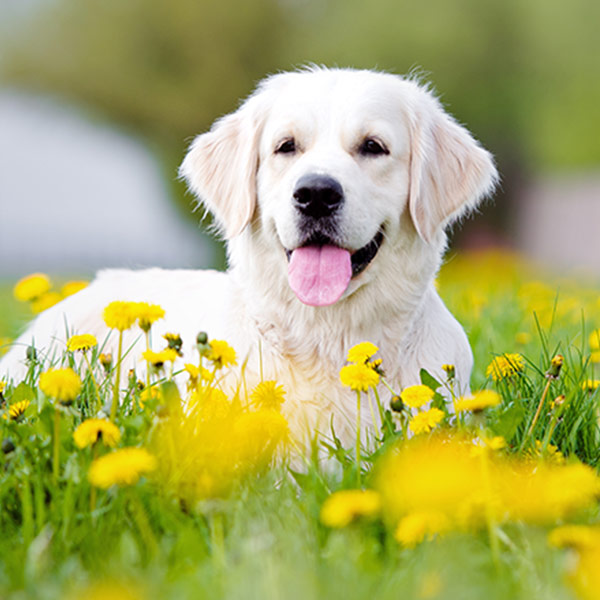
#> input picture report1/dog.jpg, 600 x 600 px
$ jupyter execute --allow-errors b-1.ipynb   (shell and % lines are left out)   (Python 2 division)
#> lines starting #> are read from the running program, lines starting #| are printed output that depends on the picture; after the words box and inside, x2 and y2 are one past the last pixel; in counts of white or black regions, pixels touching at a corner belong together
[cell 1]
import math
import numpy as np

[cell 2]
class Conv:
  def __init__(self,c,h,w,n_filter,pad=0,stride=1,relu=True, seed=0):
    self.filter=(c,w,h)
    self.filter_c=c; self.filter_h=h; self.filter_w=w
    self.n_filter=n_filter
    self.pad=pad
    self.stride=stride
    self.relu=relu
    n_in=c*w*h
    self.n_in=n_in
    n_out=n_filter
    # 学習パラメータは, 重み行列w(=フィルタ), バイアス項b
    # サイズは以下の通り
    self.size_w = (n_out,n_in)
    self.size_b = (n_out,1)
    # w,b は全結合層の学習パラメータ．
    # ReLuも全結合の中にいれてある．
    # ReLU=Trueのときは，Heの初期値．Falseのときは，Xavierの初期値とする．
    # xは直前のforward計算時の入力値．BPの計算時に必要．
    np.random.seed(seed) # 同じ初期値を再現できるように seed を指定します．
    if relu:
      self.w=np.random.normal(0, math.sqrt(2.0/n_in), self.size_w) # Heの初期値
      self.relu0=None # ReLUの順伝搬時に０以下で値が伝搬されない要素のインデックスを記録．BP時に利用．
    else:
      self.w=np.random.normal(0, math.sqrt(1.0/n_in), self.size_w) # Xavierの初期値
    self.b=np.zeros((n_out,1))
    self.x=np.zeros((n_in,1))
    #　誤差逆伝搬(Back-Propagation時の勾配を記録する変数)
    self.dEdx=np.zeros((n_in,1)) # dE/dx を表す　BPの時に直前レイヤに伝わる勾配でδと表現されます．
    self.dEdw=np.zeros((n_out,n_in)) # dE/dw を表す
    self.dEdb=np.zeros((n_out,1)) # dE/db を表す
    self.count=0
    # 以下，MomentamSDGのための設定
    self.mdw=np.zeros((n_out,n_in))
    self.mdb=np.zeros((n_out,1))

# forward は __call__ を使って定義する．im2col + 行列積和．
  # [94 lines left out: functions __call__, backward, im2col, col2im, clear_grad, update and 1 more, not called in this run]

[cell 3]
from skimage import feature,filters
from PIL import Image
import os
import sys

[cell 4]
img_org = Image.open('dog.jpg').resize((320,240))
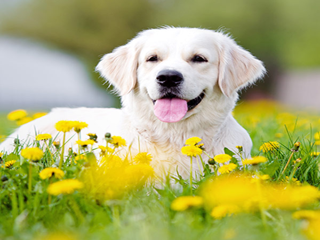
#> img_org: PIL image 320x240 RGB; mean R, G, B 171.1, 173, 104.5
img = np.array(img_org, dtype=np.uint8)
grey = np.array(img_org.convert('L'), dtype=np.uint8)
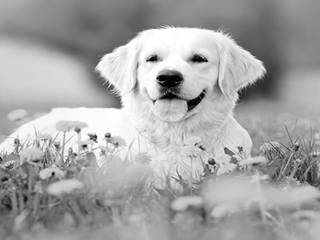
#> grey: shape (240, 320); min 0, max 255, mean 164.6
edge = feature.canny(grey,sigma=2)  # Canny でエッジ抽出
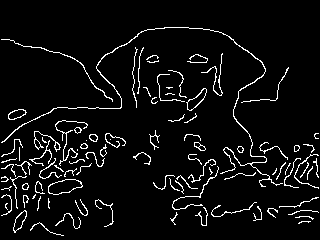
#> edge: shape (240, 320) bool; 5.7% white in thin lines or dots, all inside (x1, y1, x2, y2) = (1, 27, 319, 236)
# edge = filters.sobel(grey) # Sobel でエッジ抽出
edge = edge * 255

[cell 5]
from matplotlib import pyplot as plt
# 以下の２行はJupyter環境の場合のみ必要
from IPython import display

# エッジ検出フィルタ，グレースケール化フィルタの切り替え
use_edge=True  # Falseだとグレースケール化フィルタの学習
if use_edge:
  gt=edge
else:
  gt=grey

plt.subplot(121)
#> (this line was passed over: IPython is not available in this run)
plt.imshow(img)
#> (this line was passed over: IPython is not available in this run)
plt.subplot(122)
#> (this line was passed over: IPython is not available in this run)
plt.imshow(gt,cmap="gray")
#> (this line was passed over: IPython is not available in this run)

# 画素値が [-1,1) の範囲の値になるように変換
input  = (np.asarray(img, dtype=np.float32).transpose(2,0,1)-128)/128.0
output = (np.expand_dims(np.asarray(gt, dtype=np.float32),0)-128)/128.0

[cell 6]
c1=Conv(3,3,3,10,pad=1)
c2=Conv(10,3,3,10,pad=1)
c3=Conv(10,3,3,1,pad=1,relu=0)
